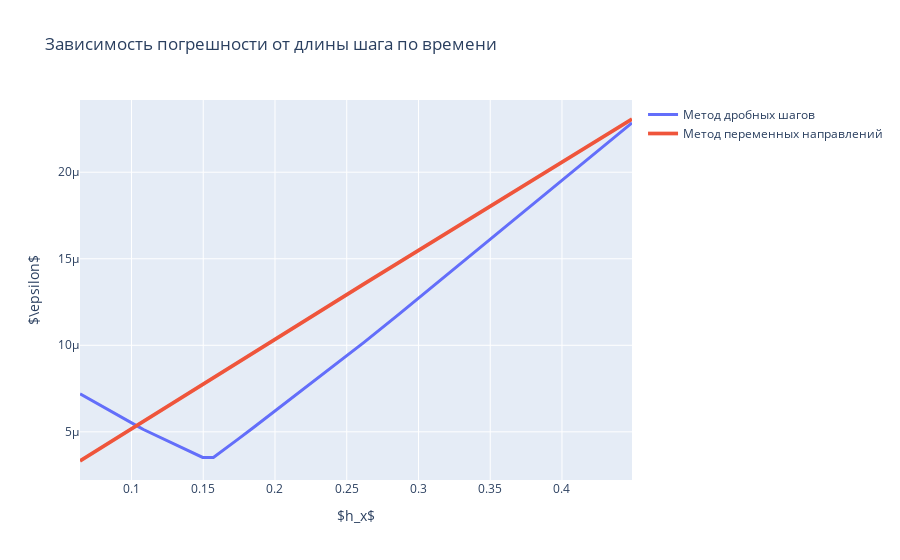
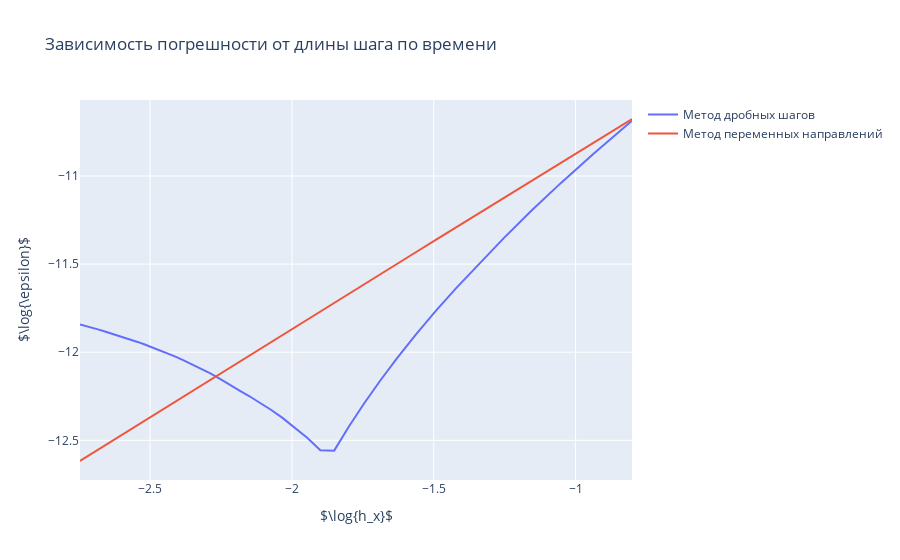

The notebook cell saved with these charts, in order:
### Code cell
trace1 = Scatter(
    x = tau1,
    y = e1,
    line= dict(width=3),
    name = 'Метод дробных шагов',
    mode = 'lines',
    text = ('(x, y)'),
    showlegend = True
)

trace2 = Scatter(
    x = tau2,
    y = e2,
    line= dict(width=3.7),
    name = 'Метод переменных направлений',
    mode = 'lines',
    text = ('(x, y)'),
    showlegend = True
)

data = [trace1, trace2]

layout = Layout(
    title = 'Зависимость погрешности от длины шага по времени',
    xaxis = dict(title = '$h$'),
    yaxis = dict(title = '$\epsilon$')
)

fig = Figure(data = data, layout = layout)
offline.iplot(fig)

trace1 = Scatter(
    x = list(map(math.log, tau1)),
    y = list(map(math.log, e1)),
    name = 'Метод дробных шагов',
    mode = 'lines',
    text = ('(x, y)'),
    showlegend = True
)

trace2 = Scatter(
    x = list(map(math.log, tau2)),
    y = list(map(math.log, e2)),
    name = 'Метод переменных направлений',
    mode = 'lines',
    text = ('(x, y)'),
    showlegend = True
)

data = [trace1, trace2]

layout = Layout(
    title = 'Зависимость погрешности от длины шага по времени',
    xaxis = dict(title = '$\log{h}$'),
    yaxis = dict(title = '$\log{\epsilon}$')
)

fig = Figure(data = data, layout = layout)
offline.iplot(fig)

### Figure 1 — Plotly figure (JSON) as saved in the notebook; plotly's stock layout.template omitted (floating-point values rounded to 4 significant figures)
{"data": [{"line": {"width": 3}, "mode": "lines", "name": "Метод дробных шагов", "showlegend": true, "text": "(x, y)", "type": "scatter", "x": [0.4488, 0.3927, 0.3491, 0.3142, 0.2856, 0.2618, 0.2417, 0.2244, 0.2094, 0.1963, 0.1848, 0.1745, 0.1653, 0.1571, 0.1496, 0.1428, 0.1366, 0.1309, 0.1257, 0.1208, 0.1164, 0.1122, 0.1083, 0.1047, 0.1013, 0.09817, 0.0952, 0.0924, 0.08976, 0.08727, 0.08491, 0.08267, 0.08055, 0.07854, 0.07662, 0.0748, 0.07306, 0.0714, 0.06981, 0.0683, 0.06684, 0.06545, 0.06411], "y": [2.285e-05, 1.901e-05, 1.604e-05, 1.367e-05, 1.174e-05, 1.015e-05, 8.851e-06, 7.743e-06, 6.79e-06, 5.961e-06, 5.235e-06, 4.594e-06, 4.024e-06, 3.516e-06, 3.523e-06, 3.78e-06, 4.016e-06, 4.233e-06, 4.434e-06, 4.62e-06, 4.792e-06, 4.955e-06, 5.133e-06, 5.299e-06, 5.455e-06, 5.601e-06, 5.739e-06, 5.869e-06, 5.991e-06, 6.107e-06, 6.217e-06, 6.321e-06, 6.42e-06, 6.514e-06, 6.604e-06, 6.689e-06, 6.771e-06, 6.849e-06, 6.923e-06, 6.995e-06, 7.063e-06, 7.129e-06, 7.192e-06]}, {"line": {"width": 3.7}, "mode": "lines", "name": "Метод переменных направлений", "showlegend": true, "text": "(x, y)", "type": "scatter", "x": [0.4488, 0.3927, 0.3491, 0.3142, 0.2856, 0.2618, 0.2417, 0.2244, 0.2094, 0.1963, 0.1848, 0.1745, 0.1653, 0.1571, 0.1496, 0.1428, 0.1366, 0.1309, 0.1257, 0.1208, 0.1164, 0.1122, 0.1083, 0.1047, 0.1013, 0.09817, 0.0952, 0.0924, 0.08976, 0.08727, 0.08491, 0.08267, 0.08055, 0.07854, 0.07662, 0.0748, 0.07306, 0.0714, 0.06981, 0.0683, 0.06684, 0.06545, 0.06411], "y": [2.307e-05, 2.023e-05, 1.801e-05, 1.623e-05, 1.476e-05, 1.354e-05, 1.25e-05, 1.161e-05, 1.083e-05, 1.016e-05, 9.559e-06, 9.028e-06, 8.553e-06, 8.125e-06, 7.738e-06, 7.386e-06, 7.065e-06, 6.77e-06, 6.499e-06, 6.249e-06, 6.018e-06, 5.803e-06, 5.602e-06, 5.416e-06, 5.241e-06, 5.077e-06, 4.923e-06, 4.778e-06, 4.641e-06, 4.512e-06, 4.39e-06, 4.275e-06, 4.165e-06, 4.061e-06, 3.962e-06, 3.867e-06, 3.777e-06, 3.692e-06, 3.61e-06, 3.531e-06, 3.456e-06, 3.384e-06, 3.315e-06]}], "layout": {"title": {"text": "Зависимость погрешности от длины шага по времени"}, "xaxis": {"title": {"text": "$h_x$"}}, "yaxis": {"title": {"text": "$\\epsilon$"}}}}

### Figure 2 — Plotly figure (JSON) as saved in the notebook; plotly's stock layout.template omitted (floating-point values rounded to 4 significant figures)
{"data": [{"mode": "lines", "name": "Метод дробных шагов", "showlegend": true, "text": "(x, y)", "type": "scatter", "x": [-0.8012, -0.9347, -1.052, -1.158, -1.253, -1.34, -1.42, -1.494, -1.563, -1.628, -1.688, -1.746, -1.8, -1.851, -1.9, -1.946, -1.991, -2.033, -2.074, -2.113, -2.151, -2.187, -2.223, -2.256, -2.289, -2.321, -2.352, -2.382, -2.411, -2.439, -2.466, -2.493, -2.519, -2.544, -2.569, -2.593, -2.616, -2.639, -2.662, -2.684, -2.705, -2.726, -2.747], "y": [-10.69, -10.87, -11.04, -11.2, -11.35, -11.5, -11.63, -11.77, -11.9, -12.03, -12.16, -12.29, -12.42, -12.56, -12.56, -12.49, -12.43, -12.37, -12.33, -12.29, -12.25, -12.22, -12.18, -12.15, -12.12, -12.09, -12.07, -12.05, -12.03, -12.01, -11.99, -11.97, -11.96, -11.94, -11.93, -11.92, -11.9, -11.89, -11.88, -11.87, -11.86, -11.85, -11.84]}, {"mode": "lines", "name": "Метод переменных направлений", "showlegend": true, "text": "(x, y)", "type": "scatter", "x": [-0.8012, -0.9347, -1.052, -1.158, -1.253, -1.34, -1.42, -1.494, -1.563, -1.628, -1.688, -1.746, -1.8, -1.851, -1.9, -1.946, -1.991, -2.033, -2.074, -2.113, -2.151, -2.187, -2.223, -2.256, -2.289, -2.321, -2.352, -2.382, -2.411, -2.439, -2.466, -2.493, -2.519, -2.544, -2.569, -2.593, -2.616, -2.639, -2.662, -2.684, -2.705, -2.726, -2.747], "y": [-10.68, -10.81, -10.92, -11.03, -11.12, -11.21, -11.29, -11.36, -11.43, -11.5, -11.56, -11.62, -11.67, -11.72, -11.77, -11.82, -11.86, -11.9, -11.94, -11.98, -12.02, -12.06, -12.09, -12.13, -12.16, -12.19, -12.22, -12.25, -12.28, -12.31, -12.34, -12.36, -12.39, -12.41, -12.44, -12.46, -12.49, -12.51, -12.53, -12.55, -12.58, -12.6, -12.62]}], "layout": {"title": {"text": "Зависимость погрешности от длины шага по времени"}, "xaxis": {"title": {"text": "$\\log{h_x}$"}}, "yaxis": {"title": {"text": "$\\log{\\epsilon}$"}}}}
